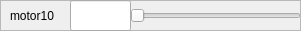
         <widget class="QFrame" name="frame_26">
          <property name="geometry">
           <rect>
            <x>0</x>
            <y>540</y>
            <width>301</width>
            <height>31</height>
           </rect>
          </property>
          <property name="frameShape">
           <enum>QFrame::StyledPanel</enum>
          </property>
          <property name="frameShadow">
           <enum>QFrame::Raised</enum>
          </property>
          <widget class="QSlider" name="motor10">
           <property name="geometry">
            <rect>
             <x>130</x>
             <y>0</y>
             <width>171</width>
             <height>31</height>
            </rect>
           </property>
           <property name="minimum">
            <number>-50</number>
           </property>
           <property name="maximum">
            <number>50</number>
           </property>
           <property name="value">
            <number>-50</number>
           </property>
           <property name="orientation">
            <enum>Qt::Horizontal</enum>
           </property>
          </widget>
          <widget class="QLabel" name="label_25">
           <property name="geometry">
            <rect>
             <x>10</x>
             <y>0</y>
             <width>91</width>
             <height>31</height>
            </rect>
           </property>
           <property name="text">
            <string>motor10</string>
           </property>
          </widget>
          <widget class="QFrame" name="frame_27">
           <property name="geometry">
            <rect>
             <x>40</x>
             <y>30</y>
             <width>301</width>
             <height>31</height>
            </rect>
           </property>
           <property name="frameShape">
            <enum>QFrame::StyledPanel</enum>
           </property>
           <property name="frameShadow">
            <enum>QFrame::Raised</enum>
           </property>
           <widget class="QSlider" name="horizontalSlider_20">
            <property name="geometry">
             <rect>
              <x>70</x>
              <y>0</y>
              <width>231</width>
              <height>31</height>
             </rect>
            </property>
            <property name="orientation">
             <enum>Qt::Horizontal</enum>
            </property>
           </widget>
           <widget class="QLabel" name="label_26">
            <property name="geometry">
             <rect>
              <x>10</x>
              <y>0</y>
              <width>91</width>
              <height>31</height>
             </rect>
            </property>
            <property name="text">
             <string>motor0</string>
            </property>
           </widget>
          </widget>
          <widget class="QLineEdit" name="setPoint_motor10">
           <property name="geometry">
            <rect>
             <x>70</x>
             <y>0</y>
             <width>61</width>
             <height>31</height>
            </rect>
           </property>
           <property name="readOnly">
            <bool>true</bool>
           </property>
          </widget>
         </widget>
